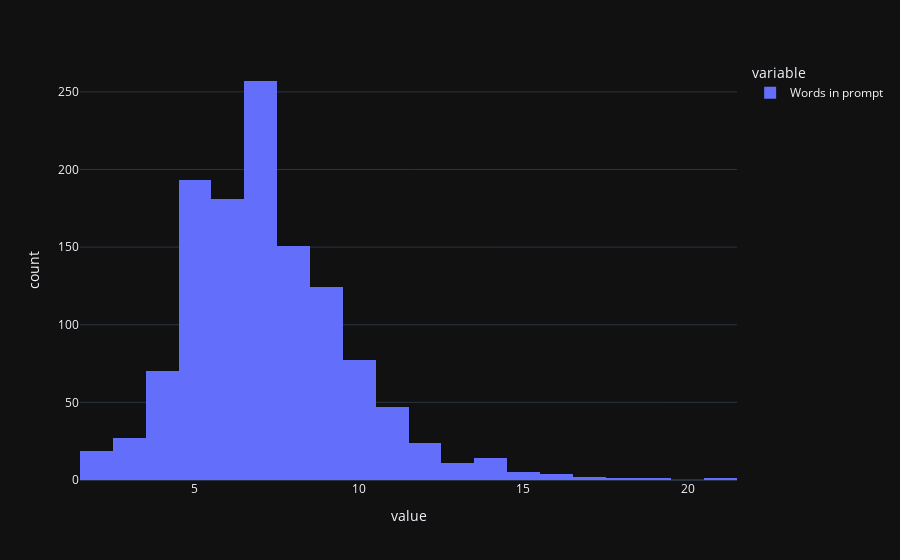

Notebook code for this chart:
### Code cell
fig=frequencyWords(data,"prompt")
fig.write_image("Ignored/prompt.pdf")

### Figure 1 — Plotly figure (JSON) as saved in the notebook; plotly's stock layout.template omitted (floating-point values rounded to 4 significant figures; data arrays with more than 128 entries replaced by an {"elided": "..."} marker saying what was removed)
{"data": [{"bingroup": "x", "hovertemplate": "variable=Words in prompt<br>value=%{x}<br>count=%{y}<extra></extra>", "legendgroup": "Words in prompt", "marker": {"color": "#636efa", "pattern": {"shape": ""}}, "name": "Words in prompt", "orientation": "v", "showlegend": true, "type": "histogram", "x": {"elided": "1209 int values"}, "xaxis": "x", "yaxis": "y"}], "layout": {"barmode": "relative", "legend": {"title": {"text": "variable"}, "tracegroupgap": 0}, "margin": {"t": 60}, "xaxis": {"anchor": "y", "domain": [0, 1], "title": {"text": "value"}}, "yaxis": {"anchor": "x", "domain": [0, 1], "title": {"text": "count"}}}}
